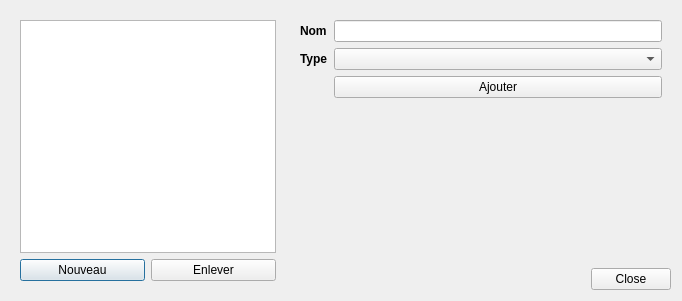
<?xml version="1.0" encoding="UTF-8"?>
<ui version="4.0">
 <class>Dialog</class>
 <widget class="QDialog" name="Dialog">
  <property name="geometry">
   <rect>
    <x>0</x>
    <y>0</y>
    <width>682</width>
    <height>301</height>
   </rect>
  </property>
  <property name="windowTitle">
   <string>Editeur</string>
  </property>
  <layout class="QGridLayout" name="gridLayout_2">
   <item row="0" column="0" rowspan="2" colspan="2">
    <widget class="QWidget" name="widget" native="true">
     <layout class="QGridLayout" name="gridLayout">
      <item row="1" column="0">
       <layout class="QHBoxLayout" name="horizontalLayout">
        <item>
         <widget class="QPushButton" name="pushButtonNouveau">
          <property name="text">
           <string>Nouveau</string>
          </property>
         </widget>
        </item>
        <item>
         <widget class="QPushButton" name="pushButtonEnlever">
          <property name="text">
           <string>Enlever</string>
          </property>
         </widget>
        </item>
       </layout>
      </item>
      <item row="0" column="0">
       <widget class="QListView" name="listViewDivers"/>
      </item>
     </layout>
    </widget>
   </item>
   <item row="0" column="2">
    <widget class="QWidget" name="widget_2" native="true">
     <layout class="QFormLayout" name="formLayout">
      <item row="0" column="0">
       <widget class="QLabel" name="label">
        <property name="text">
         <string>&lt;!DOCTYPE HTML PUBLIC &quot;-//W3C//DTD HTML 4.0//EN&quot; &quot;http://www.w3.org/TR/REC-html40/strict.dtd&quot;&gt;
&lt;html&gt;&lt;head&gt;&lt;meta name=&quot;qrichtext&quot; content=&quot;1&quot; /&gt;&lt;style type=&quot;text/css&quot;&gt;
p, li { white-space: pre-wrap; }
&lt;/style&gt;&lt;/head&gt;&lt;body style=&quot; font-family:'Droid Sans'; font-size:9pt; font-weight:400; font-style:normal;&quot;&gt;
&lt;p style=&quot; margin-top:0px; margin-bottom:0px; margin-left:0px; margin-right:0px; -qt-block-indent:0; text-indent:0px;&quot;&gt;&lt;span style=&quot; font-weight:600;&quot;&gt;Nom&lt;/span&gt;&lt;/p&gt;&lt;/body&gt;&lt;/html&gt;</string>
        </property>
       </widget>
      </item>
      <item row="0" column="1">
       <widget class="QLineEdit" name="lineEditNom"/>
      </item>
      <item row="1" column="0">
       <widget class="QLabel" name="label_2">
        <property name="text">
         <string>&lt;!DOCTYPE HTML PUBLIC &quot;-//W3C//DTD HTML 4.0//EN&quot; &quot;http://www.w3.org/TR/REC-html40/strict.dtd&quot;&gt;
&lt;html&gt;&lt;head&gt;&lt;meta name=&quot;qrichtext&quot; content=&quot;1&quot; /&gt;&lt;style type=&quot;text/css&quot;&gt;
p, li { white-space: pre-wrap; }
&lt;/style&gt;&lt;/head&gt;&lt;body style=&quot; font-family:'Droid Sans'; font-size:9pt; font-weight:400; font-style:normal;&quot;&gt;
&lt;p style=&quot; margin-top:0px; margin-bottom:0px; margin-left:0px; margin-right:0px; -qt-block-indent:0; text-indent:0px;&quot;&gt;&lt;span style=&quot; font-weight:600;&quot;&gt;Type&lt;/span&gt;&lt;/p&gt;&lt;/body&gt;&lt;/html&gt;</string>
        </property>
       </widget>
      </item>
      <item row="1" column="1">
       <widget class="QComboBox" name="comboBoxType"/>
      </item>
      <item row="2" column="1">
       <widget class="QPushButton" name="pushButtonAjouter">
        <property name="text">
         <string>Ajouter</string>
        </property>
       </widget>
      </item>
     </layout>
    </widget>
   </item>
   <item row="1" column="2">
    <widget class="QDialogButtonBox" name="buttonBox">
     <property name="orientation">
      <enum>Qt::Horizontal</enum>
     </property>
     <property name="standardButtons">
      <set>QDialogButtonBox::Close</set>
     </property>
    </widget>
   </item>
  </layout>
 </widget>
 <resources/>
 <connections>
  <connection>
   <sender>buttonBox</sender>
   <signal>accepted()</signal>
   <receiver>Dialog</receiver>
   <slot>accept()</slot>
   <hints>
    <hint type="sourcelabel">
     <x>248</x>
     <y>254</y>
    </hint>
    <hint type="destinationlabel">
     <x>157</x>
     <y>274</y>
    </hint>
   </hints>
  </connection>
  <connection>
   <sender>buttonBox</sender>
   <signal>rejected()</signal>
   <receiver>Dialog</receiver>
   <slot>reject()</slot>
   <hints>
    <hint type="sourcelabel">
     <x>316</x>
     <y>260</y>
    </hint>
    <hint type="destinationlabel">
     <x>286</x>
     <y>274</y>
    </hint>
   </hints>
  </connection>
 </connections>
</ui>
